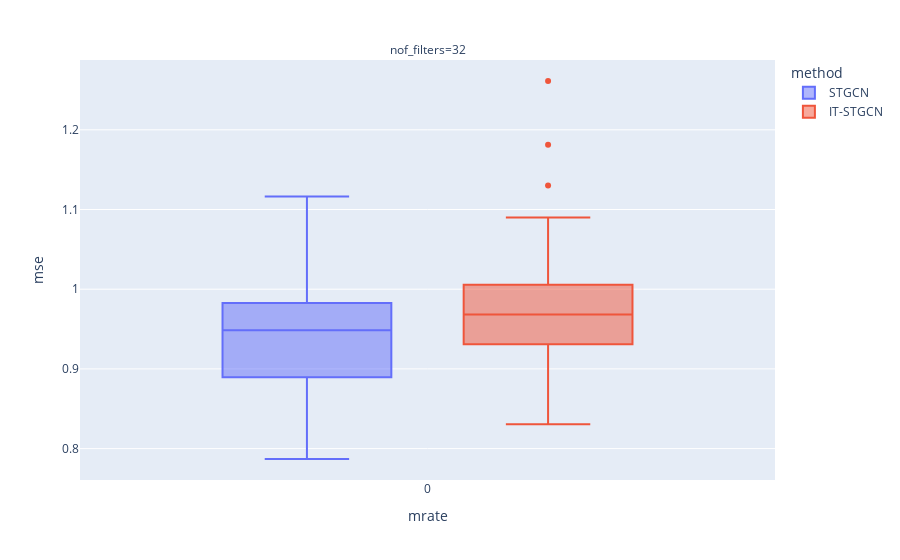

The code cell stored with this chart in its notebook:
### Markdown cell above
## Baseline

### Code cell
data.query("method!='GNAR' and mrate ==0 ").plot.box(backend='plotly',x='mrate',color='method',y='mse',facet_col='nof_filters',height=600)

### Figure 1 — Plotly figure (JSON) as saved in the notebook; plotly's stock layout.template omitted (floating-point values rounded to 4 significant figures)
{"data": [{"alignmentgroup": "True", "hovertemplate": "method=STGCN<br>nof_filters=32<br>mrate=%{x}<br>mse=%{y}<extra></extra>", "legendgroup": "STGCN", "marker": {"color": "#636efa"}, "name": "STGCN", "notched": false, "offsetgroup": "STGCN", "orientation": "v", "showlegend": true, "type": "box", "x": [0, 0, 0, 0, 0, 0, 0, 0, 0, 0, 0, 0, 0, 0, 0, 0, 0, 0, 0, 0, 0, 0, 0, 0, 0, 0, 0, 0, 0, 0], "x0": " ", "xaxis": "x", "y": [0.8782, 0.8822, 0.9825, 0.9518, 1.033, 0.7963, 0.9801, 0.9608, 1.028, 0.9073, 0.9099, 0.9515, 0.952, 1.002, 0.9316, 0.9306, 0.9401, 0.8052, 0.787, 0.9584, 0.947, 0.9959, 0.7961, 0.8894, 0.941, 1.116, 0.9841, 0.95, 0.8508, 1.066], "y0": " ", "yaxis": "y"}, {"alignmentgroup": "True", "hovertemplate": "method=IT-STGCN<br>nof_filters=32<br>mrate=%{x}<br>mse=%{y}<extra></extra>", "legendgroup": "IT-STGCN", "marker": {"color": "#EF553B"}, "name": "IT-STGCN", "notched": false, "offsetgroup": "IT-STGCN", "orientation": "v", "showlegend": true, "type": "box", "x": [0, 0, 0, 0, 0, 0, 0, 0, 0, 0, 0, 0, 0, 0, 0, 0, 0, 0, 0, 0, 0, 0, 0, 0, 0, 0, 0, 0, 0, 0], "x0": " ", "xaxis": "x", "y": [0.9997, 0.965, 0.9713, 0.9695, 0.9968, 0.9506, 0.92, 0.9059, 0.934, 0.9273, 0.8838, 0.9766, 1.13, 1.181, 1.09, 1.028, 1.003, 1.009, 0.9421, 1.006, 0.9959, 1.261, 0.8485, 1.031, 0.9308, 0.8305, 0.9672, 0.9502, 0.8598, 0.9632], "y0": " ", "yaxis": "y"}], "layout": {"annotations": [{"font": {}, "showarrow": false, "text": "nof_filters=32", "x": 0.5, "xanchor": "center", "xref": "paper", "y": 1, "yanchor": "bottom", "yref": "paper"}], "autosize": true, "boxmode": "group", "legend": {"title": {"text": "method"}, "tracegroupgap": 0}, "margin": {"t": 60}, "xaxis": {"anchor": "y", "autorange": true, "domain": [0, 1], "range": [-0.5019, 0.5019], "title": {"text": "mrate"}, "type": "linear"}, "yaxis": {"anchor": "x", "autorange": true, "domain": [0, 1], "range": [0.7606, 1.288], "title": {"text": "mse"}, "type": "linear"}}}
